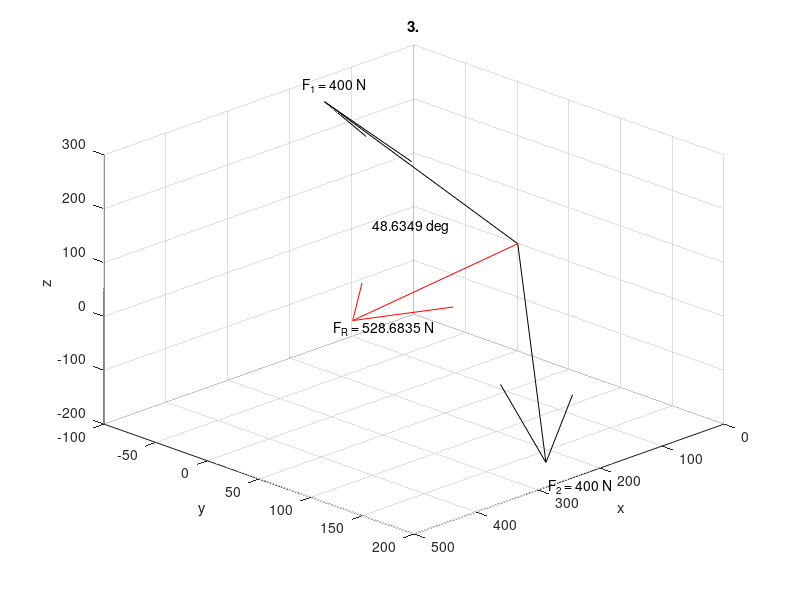

Here is the MATLAB script that generated this plot:
F_1 = 400;
F_2 = 400;

F_1x = F_1.*sind(35).*cosd(20);
F_1y = -F_1.*sind(35)*sind(20);
F_1z = F_1.*cosd(35);

F_2x = F_2.*cosd(45);
F_2y = F_2.*cosd(60);
F_2z = F_2.*cosd(120);

F_Rx = F_1x + F_2x;
F_Ry = F_1y + F_2y;
F_Rz = F_1z + F_2z;
F_R = sqrt(F_Rx.^2 + F_Ry.^2 + F_Rz.^2);

theta_1R = acosd((F_1x.*F_Rx + F_1y.*F_Ry + F_1z.*F_Rz)./(F_1.*F_R)); 

quiver3(0,F_1x,F_1y,F_1z,'k')
text(F_1x,F_1y,F_1z,['F_1 = ', num2str(F_1), ' N'])

disp(theta_1R)
hold on

quiver3(0,F_2x,F_2y,F_2z,'k')
text(F_2x,F_2y,F_2z,['F_2 = ', num2str(F_2), ' N'])

quiver3(0,F_Rx,F_Ry, F_Rz,'r')
text(F_Rx,F_Ry,F_Rz,['F_R = ', num2str(F_R), ' N'])
text(200,-20,100,[num2str(theta_1R), ' deg'])

hold off

title('3.')
xlabel('x')
ylabel('y')
zlabel('z')
view(135, 30);